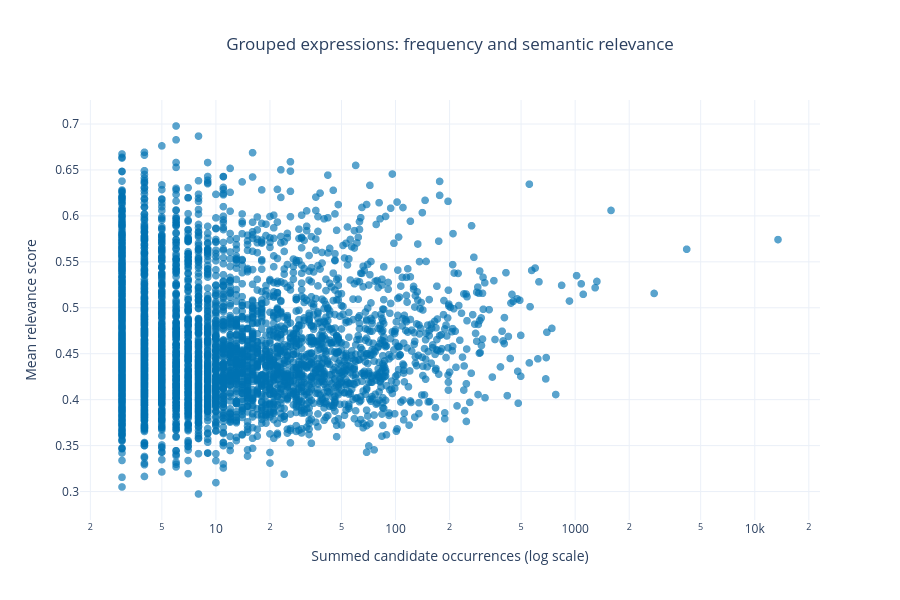

Source (notebook cell):
### Code cell
# If needed, uncomment and run once:
# %pip install plotly

import plotly.express as px

figure = px.scatter(
    grouped_candidates,
    x="summed_occurrences",
    y="mean_relevance",
    hover_name="candidate",
    hover_data={
        "summed_occurrences": True,
        "mean_relevance": ":.3f",
        "merged_candidate_count": True,
    },
    log_x=True,
    labels={
        "summed_occurrences": "Summed candidate occurrences (log scale)",
        "mean_relevance": "Mean relevance score",
        "merged_candidate_count": "Candidates merged",
    },
    title="Grouped expressions: frequency and semantic relevance",
    template="plotly_white",
    height=600,
)

figure.update_traces(
    marker=dict(size=8, opacity=0.65, color="#0072B2")
)
figure.update_layout(
    title_x=0.5,
    hoverlabel=dict(namelength=-1),
)

figure.show()

### Figure 1 — Plotly figure (JSON) as saved in the notebook; plotly's stock layout.template omitted (floating-point values rounded to 4 significant figures; data arrays with more than 128 entries replaced by an {"elided": "..."} marker saying what was removed)
{"data": [{"customdata": {"elided": "3999x1 int values"}, "hovertemplate": "<b>%{hovertext}</b><br><br>Summed candidate occurrences (log scale)=%{x}<br>Mean relevance score=%{y:.3f}<br>Candidates merged=%{customdata[0]}<extra></extra>", "hovertext": {"elided": "3999 str values"}, "legendgroup": "", "marker": {"color": "#0072B2", "opacity": 0.65, "size": 8, "symbol": "circle"}, "mode": "markers", "name": "", "showlegend": false, "type": "scattergl", "x": {"elided": "3999 int values"}, "xaxis": "x", "y": {"elided": "3999 float values"}, "yaxis": "y"}], "layout": {"height": 600, "hoverlabel": {"namelength": -1}, "legend": {"tracegroupgap": 0}, "title": {"text": "Grouped expressions: frequency and semantic relevance", "x": 0.5}, "xaxis": {"anchor": "y", "domain": [0, 1], "title": {"text": "Summed candidate occurrences (log scale)"}, "type": "log"}, "yaxis": {"anchor": "x", "domain": [0, 1], "title": {"text": "Mean relevance score"}}}}
